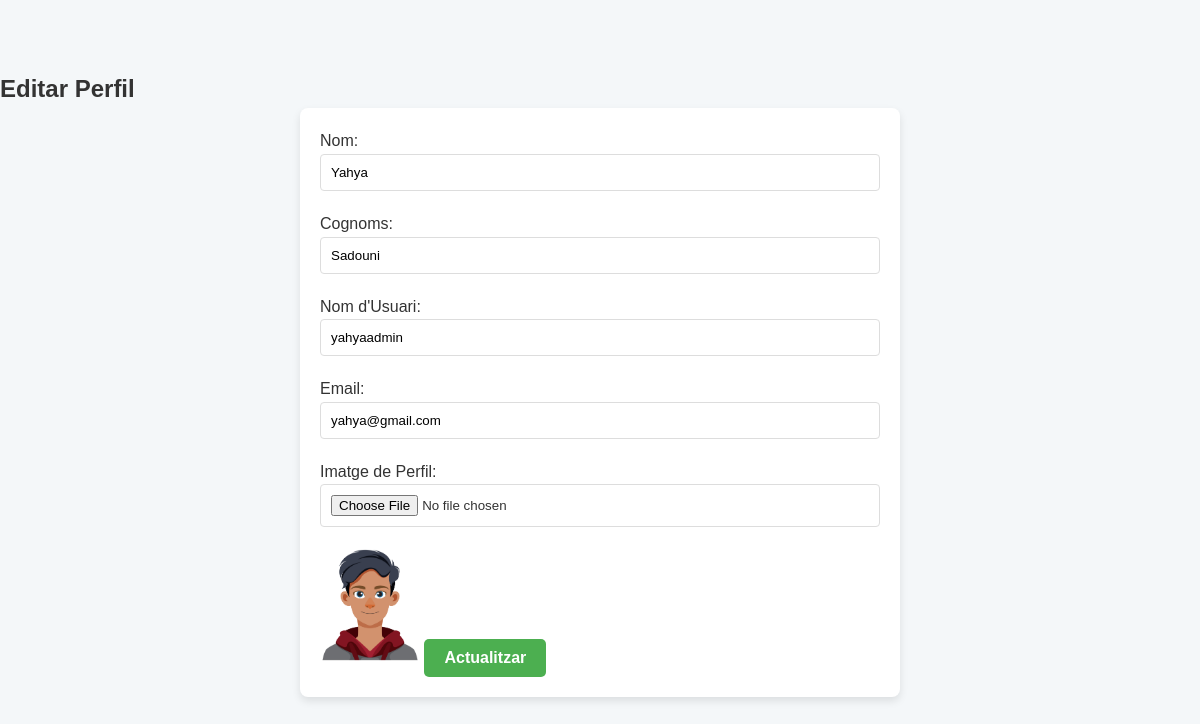
Screenshot of /perfil.php (signed in) with the database file from the repository.
### tables this page shows
CREATE TABLE `usuaris` (
  `id` int(11) NOT NULL,
  `nom` varchar(255) DEFAULT NULL,
  `cognoms` varchar(255) DEFAULT NULL,
  `nom_usuari` varchar(255) DEFAULT NULL,
  `email` varchar(255) DEFAULT NULL,
  `contrasenya` varchar(255) DEFAULT NULL,
  `imatge_perfil` varchar(255) DEFAULT NULL,
  `rol` enum('usuari','admin') DEFAULT 'usuari'
);

### perfil.php (the view, shortened to what this page needs)
<?php
require 'db_connection.php';
$user_id = $_SESSION['user_id'];
$sql = "SELECT * FROM usuaris WHERE id = ?";
$stmt = $pdo->prepare($sql);
$stmt->execute([$user_id]);
$user = $stmt->fetch(PDO::FETCH_ASSOC);
?>
<!DOCTYPE html>
<html lang="ca">
<head>
    <link rel="stylesheet" href="estils.css">
</head>
<body>
    <h2>Editar Perfil</h2>
    <form action="perfil.php" method="POST" enctype="multipart/form-data">
        <label>Nom:</label>
        <input type="text" name="nom" value="<?php echo $user['nom']; ?>" required>
        <label>Cognoms:</label>
        <input type="text" name="cognoms" value="<?php echo $user['cognoms']; ?>" required>
        <label>Nom d'Usuari:</label>
        <input type="text" name="nom_usuari" value="<?php echo $user['nom_usuari']; ?>" required>
        <label>Email:</label>
        <input type="email" name="email" value="<?php echo $user['email']; ?>" required>
        <label>Imatge de Perfil:</label>
        <input type="file" name="imatge_perfil" accept="image/*">
        <?php if ($user['imatge_perfil']): ?>
            <img src="uploads/<?php echo htmlspecialchars($user['imatge_perfil']); ?>" alt="Imatge de perfil actual" width="100">
        <?php endif; ?>
        <button type="submit">Actualitzar</button>
    </form>
</body>
</html>

### estils.css (style rules this page uses)
* { margin: 0; padding: 0; box-sizing: border-box; font-family: 'Arial', sans-serif; }
body { color: #333; background-color: #f4f7f9; line-height: 1.6; padding-top: 70px; }
form { margin: 20px 0; padding: 20px; background: #ffffff; border-radius: 8px; box-shadow: 0px 4px 8px rgba(0, 0, 0, 0.1); max-width: 600px; margin: auto; }
input[type="text"], input[type="email"], input[type="password"], input[type="file"], input[type="date"], textarea, select { width: 100%; padding: 10px; margin-bottom: 20px; border: 1px solid #ddd; border-radius: 4px; }
button { padding: 10px 20px; font-size: 16px; font-weight: bold; border: none; border-radius: 5px; background-color: #4caf50; color: #fff; cursor: pointer; transition: background-color 0.3s ease; }

### rows the page displays
usuaris: nom "Yahya", cognoms "Sadouni", nom_usuari "yahyaadmin", email "yahya@gmail.com", imatge_perfil (picture)
